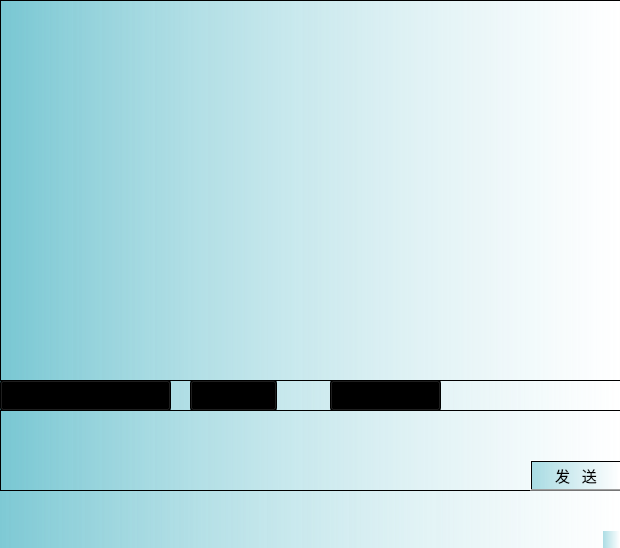
<?xml version="1.0" encoding="UTF-8"?>
<ui version="4.0">
 <class>MainWindow</class>
 <widget class="QMainWindow" name="MainWindow">
  <property name="geometry">
   <rect>
    <x>0</x>
    <y>0</y>
    <width>620</width>
    <height>548</height>
   </rect>
  </property>
  <property name="windowTitle">
   <string>MainWindow</string>
  </property>
  <property name="styleSheet">
   <string notr="true">background-color: rgb(219, 251, 255);
background-color: qlineargradient(spread:reflect, x1:0, y1:0, x2:1, y2:0, stop:0 rgba(116, 197, 209, 149), stop:1 rgba(255, 255, 255, 255));</string>
  </property>
  <widget class="QWidget" name="centralwidget">
   <widget class="QTextBrowser" name="textBrowser">
    <property name="geometry">
     <rect>
      <x>0</x>
      <y>0</y>
      <width>621</width>
      <height>381</height>
     </rect>
    </property>
    <property name="font">
     <font>
      <family>Consolas</family>
     </font>
    </property>
    <property name="styleSheet">
     <string notr="true">background-color: qlineargradient(spread:reflect, x1:0, y1:0, x2:1, y2:0, stop:0 rgba(116, 197, 209, 149), stop:1 rgba(255, 255, 255, 255));</string>
    </property>
    <property name="html">
     <string>&lt;!DOCTYPE HTML PUBLIC &quot;-//W3C//DTD HTML 4.0//EN&quot; &quot;http://www.w3.org/TR/REC-html40/strict.dtd&quot;&gt;
&lt;html&gt;&lt;head&gt;&lt;meta name=&quot;qrichtext&quot; content=&quot;1&quot; /&gt;&lt;style type=&quot;text/css&quot;&gt;
p, li { white-space: pre-wrap; }
&lt;/style&gt;&lt;/head&gt;&lt;body style=&quot; font-family:'Consolas'; font-size:9.07563pt; font-weight:400; font-style:normal;&quot;&gt;
&lt;p style=&quot;-qt-paragraph-type:empty; margin-top:0px; margin-bottom:0px; margin-left:0px; margin-right:0px; -qt-block-indent:0; text-indent:0px; font-family:'SimSun'; font-size:9.07563pt;&quot;&gt;&lt;br /&gt;&lt;/p&gt;&lt;/body&gt;&lt;/html&gt;</string>
    </property>
   </widget>
   <widget class="QTextEdit" name="textEdit">
    <property name="geometry">
     <rect>
      <x>0</x>
      <y>410</y>
      <width>621</width>
      <height>81</height>
     </rect>
    </property>
    <property name="styleSheet">
     <string notr="true">background-color: qlineargradient(spread:reflect, x1:0, y1:0, x2:1, y2:0, stop:0 rgba(116, 197, 209, 149), stop:1 rgba(255, 255, 255, 255));</string>
    </property>
   </widget>
   <widget class="QComboBox" name="comboBox_2">
    <property name="geometry">
     <rect>
      <x>190</x>
      <y>380</y>
      <width>87</width>
      <height>31</height>
     </rect>
    </property>
    <property name="font">
     <font>
      <family>楷体</family>
      <pointsize>10</pointsize>
     </font>
    </property>
    <property name="styleSheet">
     <string notr="true"/>
    </property>
    <property name="currentIndex">
     <number>4</number>
    </property>
    <property name="maxVisibleItems">
     <number>10</number>
    </property>
    <item>
     <property name="text">
      <string>6</string>
     </property>
    </item>
    <item>
     <property name="text">
      <string>8</string>
     </property>
    </item>
    <item>
     <property name="text">
      <string>10</string>
     </property>
    </item>
    <item>
     <property name="text">
      <string>12</string>
     </property>
    </item>
    <item>
     <property name="text">
      <string>14</string>
     </property>
    </item>
    <item>
     <property name="text">
      <string>16</string>
     </property>
    </item>
    <item>
     <property name="text">
      <string>18</string>
     </property>
    </item>
   </widget>
   <widget class="QPushButton" name="pushButton">
    <property name="geometry">
     <rect>
      <x>530</x>
      <y>460</y>
      <width>92</width>
      <height>31</height>
     </rect>
    </property>
    <property name="font">
     <font>
      <family>楷体</family>
      <pointsize>11</pointsize>
     </font>
    </property>
    <property name="text">
     <string>发   送</string>
    </property>
   </widget>
   <widget class="QFontComboBox" name="fontComboBox">
    <property name="enabled">
     <bool>true</bool>
    </property>
    <property name="geometry">
     <rect>
      <x>0</x>
      <y>380</y>
      <width>171</width>
      <height>31</height>
     </rect>
    </property>
    <property name="font">
     <font>
      <family>楷体</family>
      <pointsize>10</pointsize>
     </font>
    </property>
    <property name="styleSheet">
     <string notr="true"/>
    </property>
    <property name="editable">
     <bool>false</bool>
    </property>
    <property name="currentIndex">
     <number>254</number>
    </property>
   </widget>
   <widget class="QComboBox" name="comboBox">
    <property name="geometry">
     <rect>
      <x>330</x>
      <y>380</y>
      <width>111</width>
      <height>31</height>
     </rect>
    </property>
    <property name="styleSheet">
     <string notr="true"/>
    </property>
    <item>
     <property name="text">
      <string>black</string>
     </property>
    </item>
    <item>
     <property name="text">
      <string>red</string>
     </property>
    </item>
    <item>
     <property name="text">
      <string>pink</string>
     </property>
    </item>
    <item>
     <property name="text">
      <string>green</string>
     </property>
    </item>
    <item>
     <property name="text">
      <string>orange</string>
     </property>
    </item>
    <item>
     <property name="text">
      <string>blue</string>
     </property>
    </item>
    <item>
     <property name="text">
      <string>yellow</string>
     </property>
    </item>
   </widget>
  </widget>
  <widget class="QMenuBar" name="menubar">
   <property name="geometry">
    <rect>
     <x>0</x>
     <y>0</y>
     <width>620</width>
     <height>26</height>
    </rect>
   </property>
  </widget>
  <widget class="QStatusBar" name="statusbar"/>
 </widget>
 <resources/>
 <connections/>
</ui>
